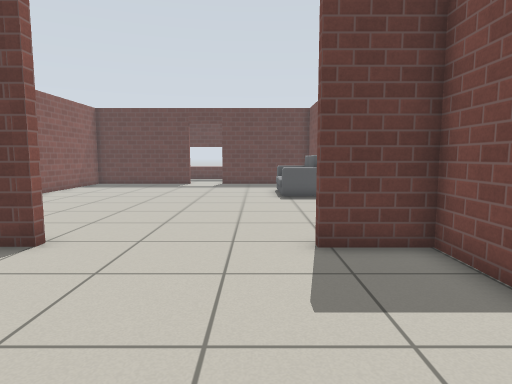
[1] (above)

22 first-person views from a walk through a Gazebo world. The camera is 0.9 m above the floor, tilts 6° down and sees 75° across. The floor is counted in squares, 0.5 m on a side. Each view is taken from the middle of a square. On the plan, view 1 faces up. The plan holds only what a view shows up to about 17 squares ahead; the rest is blank. Gazebo's built-in surfaces are drawn with simple patterns. Some surface patterns are stand-ins.

[2]
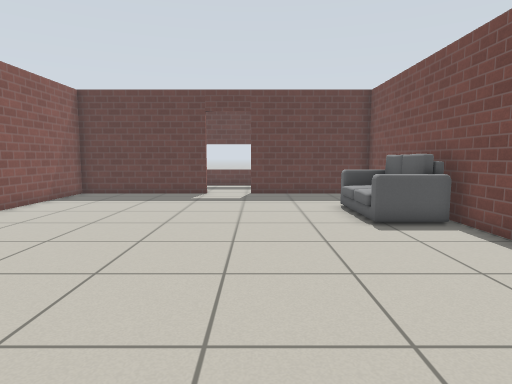

[3]
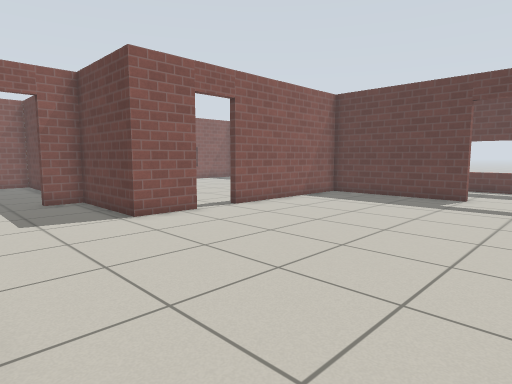

[4]
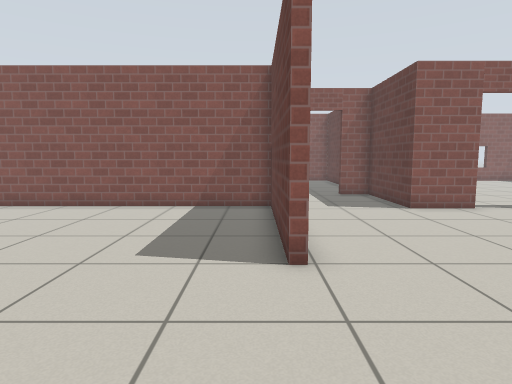

[5]
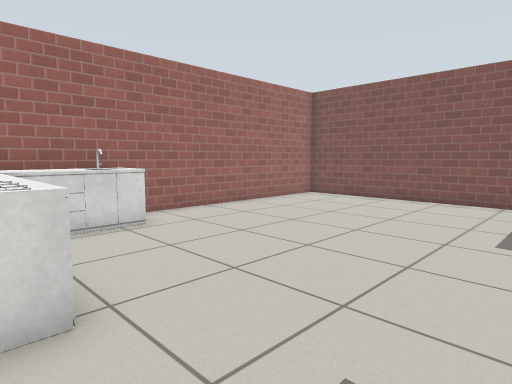

[6]
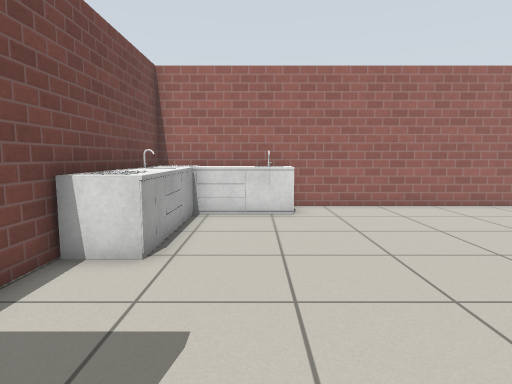

[7]
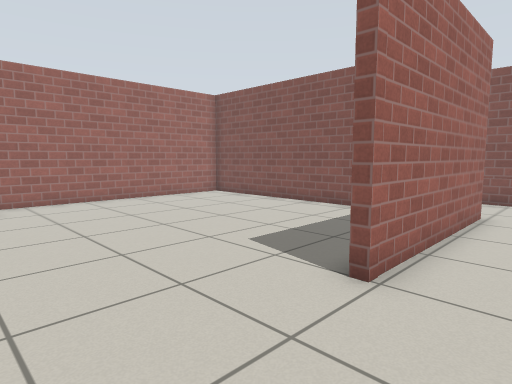

[8]
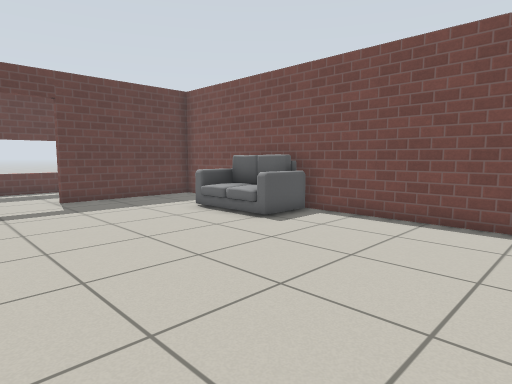

[9]
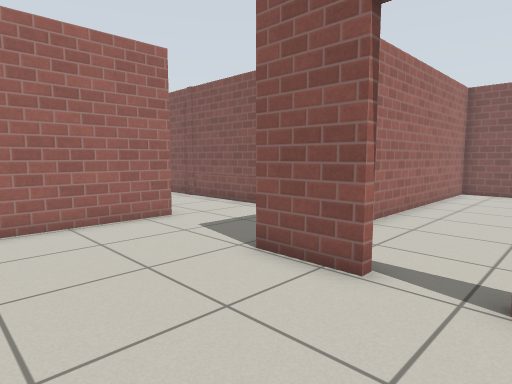

[10]
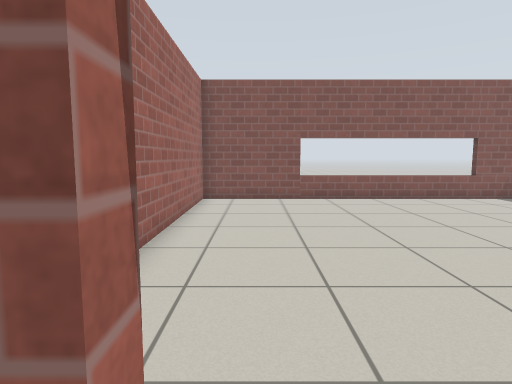

[11]
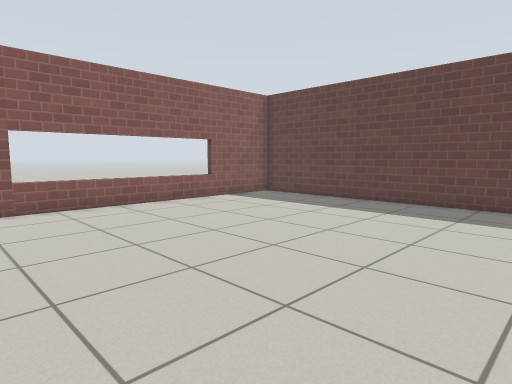

[12]
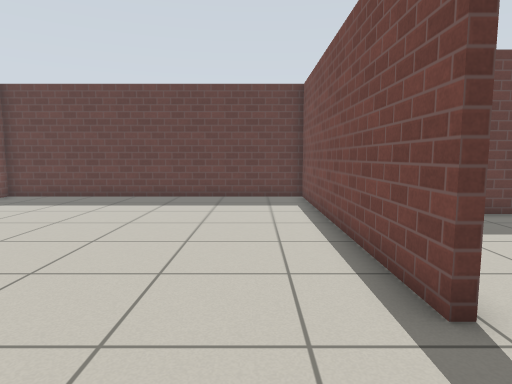

[13]
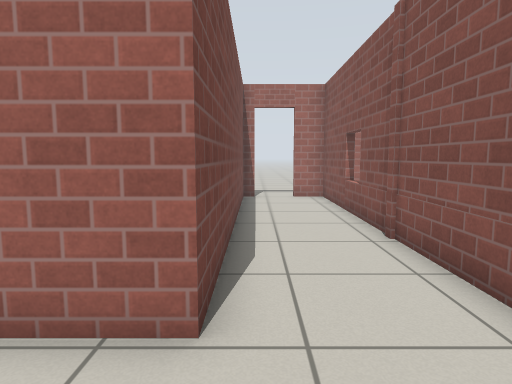

[14]
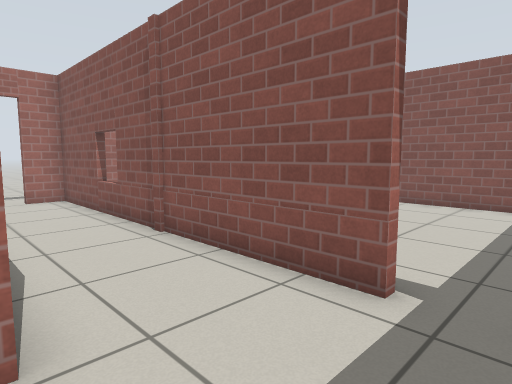

[15]
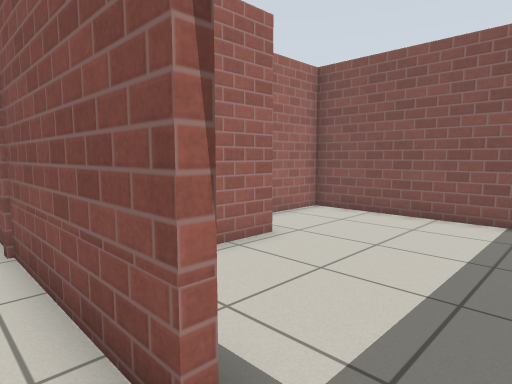

[16]
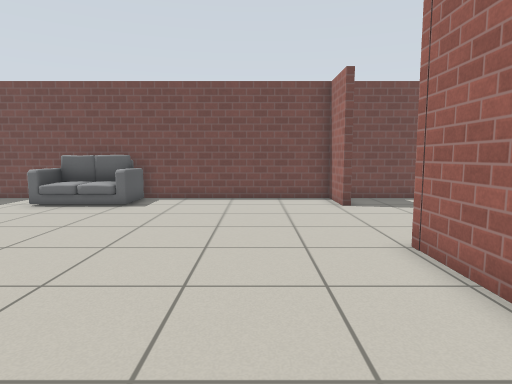

[17]
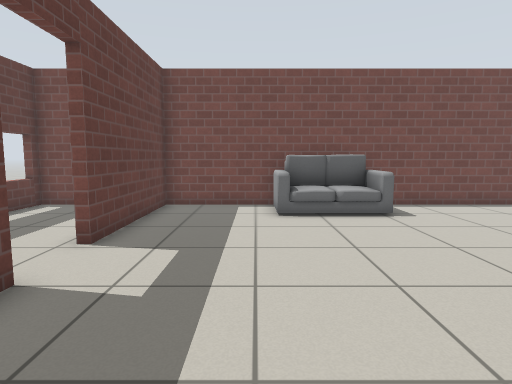

[18]
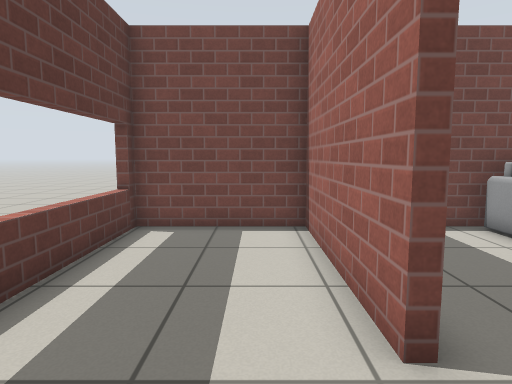

[19]
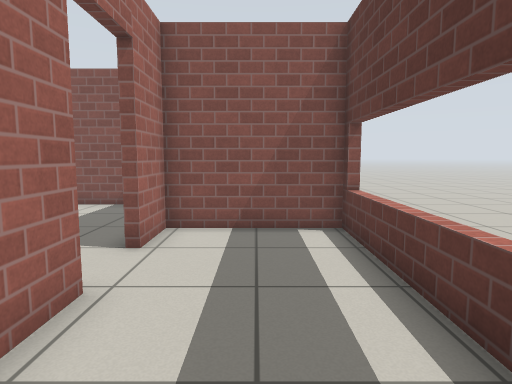

[20]
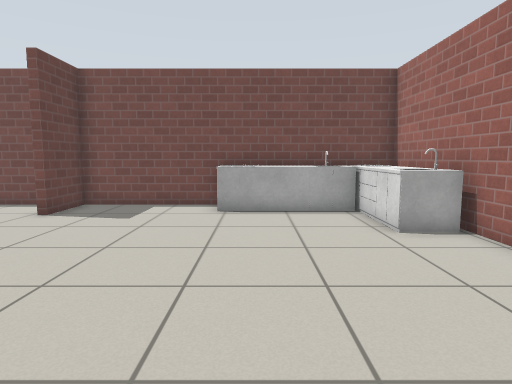

[21]
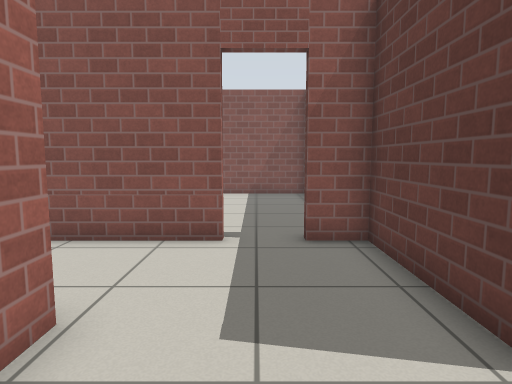

[22]
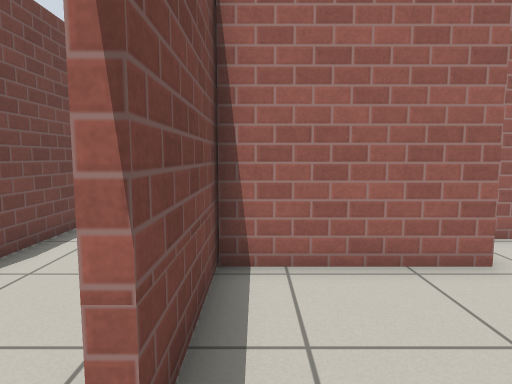

### Floor plan
Points are (right, up) in squares from view 1. A wall is a line through its corners. A room is listed if a view was taken in it or the views show most of it. See-through windows are left out.
Room 1 (views 1, 2, 3, 4, 5, 6, 7, 8, 9, 10, 17, 20, 21)
walls: (-4.4, 6.5) (-11.1, 6.5) (-11.1, -5.2) (3.6, -5.2) (3.6, 6.5) (1.2, 6.5) (1.2, 6.8) (3.6, 6.8) (3.6, 22.4) (-2.4, 22.4); (-10.4, 6.8) (-4.4, 6.8); (-10.6, 13.7) (-10.6, 11.4) (-11.6, 11.4); (-4.4, 22.4) (-10.6, 22.4) (-10.6, 15.5)
ways out: open door at (-11, 14.5) to room 2; opening at (-11, 9) to room 3; open door at (-3.5, 22.5) to room 4
objects: counter (-1, -4) to (3, -3); sofa (1, 15) to (3, 18); counter (2, -2) to (3, 1)
Room 2 (views 11, 12)
walls: (-10.9, 15.5) (-10.9, 27.1) (-24.3, 27.1) (-24.3, 11.7) (-15, 11.7)
ways out: open door at (-11, 14.5) to room 1
Room 3 (views 13, 14, 15, 16)
walls: (-15.1, 8.4) (-15.1, -5.2) (-13.6, -5.2); (-12, -5.2) (-11.4, -5.2) (-11.4, 6.8) (-10.4, 6.8); (-11.6, 11.4) (-15.1, 11.4) (-15.1, 10)
ways out: opening at (-11, 9) to room 1; open door at (-15, 9.5) to room 5; open door at (-12.5, -5)
Room 4 (views 18, 19)
walls: (-2.4, 22.7) (3.6, 22.7) (3.6, 27.1) (-6.3, 27.1) (-6.3, 22.7) (-4.4, 22.7)
ways out: open door at (-3.5, 22.5) to room 1
Room 5 (view 22)
walls: (-20, 4.7) (-15.4, 4.7); (-15.4, 4.2) (-15.4, 8.4); (-24.3, 11.5) (-24.3, 2.8) (-21.3, 2.8)
ways out: open door at (-15, 9.5) to room 3

Positions as (right, up) in squares from view 1, and headings:
1: (0, 0), facing up
2: (-2, 6), facing up
3: (-1, 7), facing up-left
4: (1, 6), facing left
5: (3, 5), facing down-left
6: (0, 7), facing down
7: (0, 9), facing down-left
8: (-6, 8), facing up-right
9: (-6, 16), facing down-left
10: (-10, 14), facing left
11: (-12, 14), facing up-left
12: (-13, 12), facing up
13: (-12, 10), facing down
14: (-11, 10), facing down-left
15: (-14, 10), facing down-left
16: (-11, 10), facing right
17: (-9, 19), facing right
18: (-5, 24), facing right
19: (2, 25), facing left
20: (-9, 0), facing right
21: (-8, 9), facing left
22: (-16, 10), facing down
